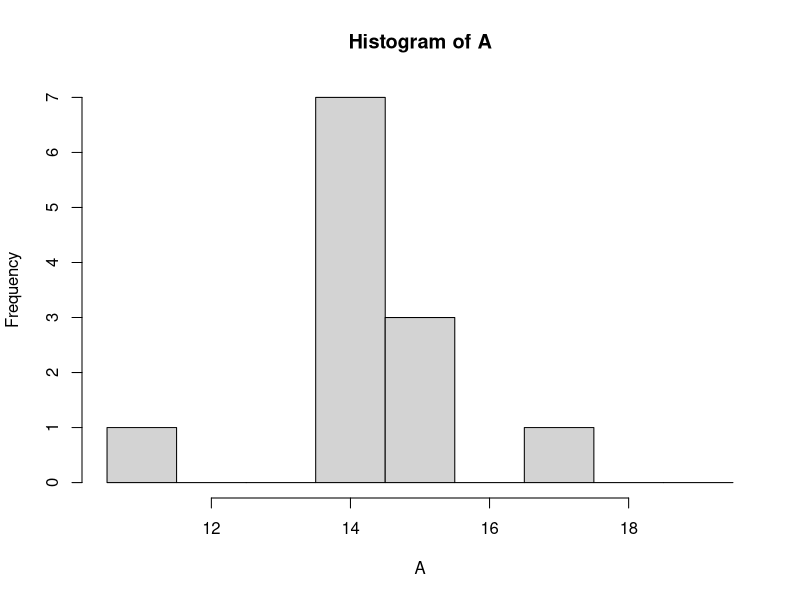
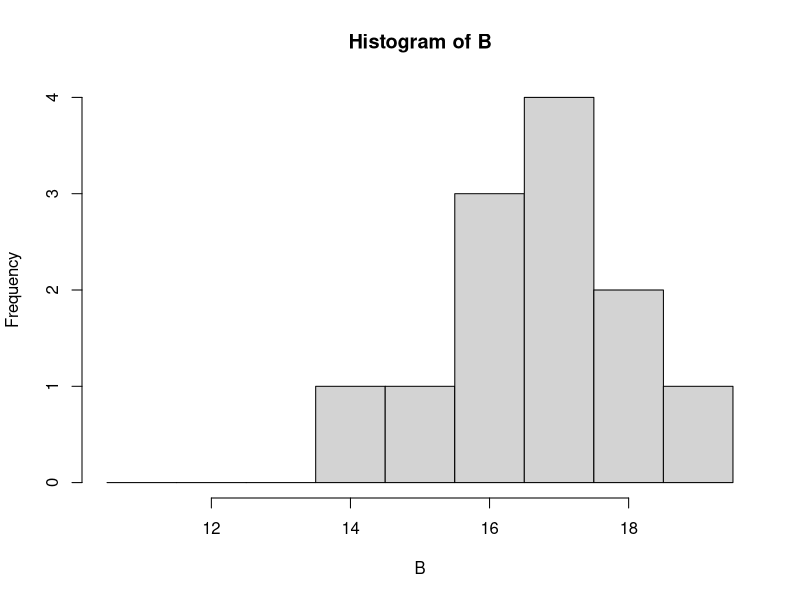
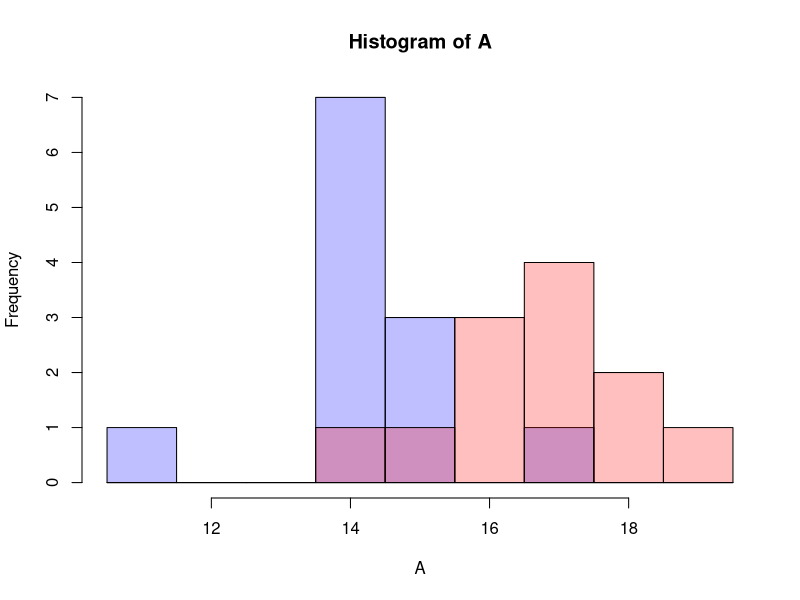

The R script that drew these images, in order:
# Using the t-test to compare two distributions

# The two distributions A and B
A = c(13.8,14.5,13.9,15.2,13.9,14.7,14.3,14.8,14.2,11.2,16.9,14.4)
B = c(17.8,16.3,19.4,15.4,16.6,16.8,17.8,16.9,14.5,16.9,16.2,16.3)

# Plot distributions
bins <- seq(10.5, 19.5, length.out = 10)
hA <- hist(A, breaks=bins)
hB <- hist(B, breaks=bins)
plot(hA, col=rgb(0,0,1,1/4))
plot(hB, col=rgb(1,0,0,1/4), add=T)

# Mean and standard deviations
mean_A = mean(A)
sd_A = sd(A)
mean_B = mean(B)
sd_B = sd(B)

# t-test
t = (mean_B - mean_A)/(sqrt(sd_A^2 / length(A) + sd_B^2 / length(B)))
t
